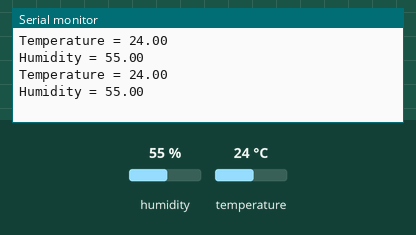
Simulated run of this sketch. Board: Arduino Uno, built with avr-gcc and run on an emulated ATmega328P. On the bench: the last lines printed to the serial monitor. Wiring (inferred from the names in the program): DHT11 sensor: data pin 11. The test bench sets the inputs (shaded band); at power-on: humidity 55 %, temperature 24 °C.

Above: at 3.8 s.
3.9 s: humidity set to 22 %
At 5.7 s:
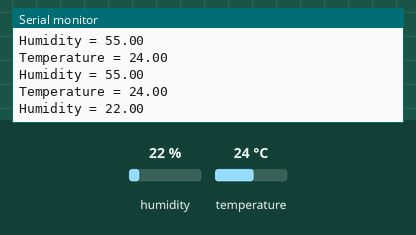
6.8 s: temperature set to 12 °C
At 8.1 s:
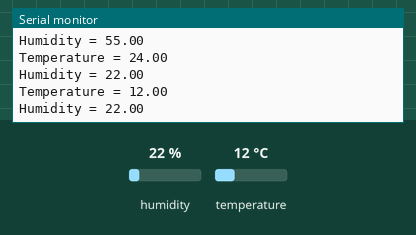
9.7 s: humidity set to 40 %
At 11.8 s:
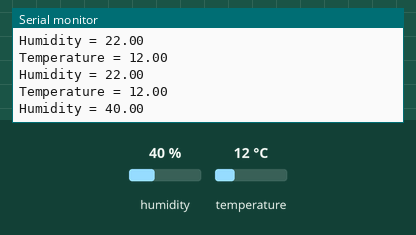
Timing chart, 0 to 13.3 s (numbered marks = the images above; inputs shaded):
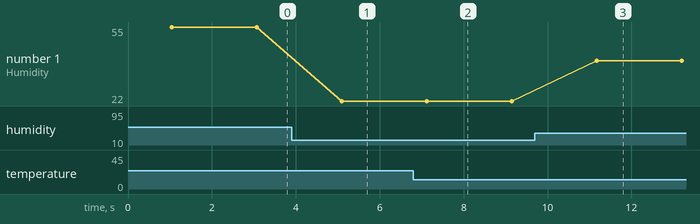

Measured:
- after the input at 3.9 s, the serial monitor: prints a new line after 1.2 s (image 1)
- after the input at 6.8 s, the serial monitor: prints a new line after 0.30 s (image 2)
- after the input at 9.7 s, the serial monitor: prints a new line after 1.5 s (image 3)
- plotted number 1: 55 → 22 after the input at 3.9 s, 22 → 40 after the input at 9.7 s

The sketch:

dht.ino
```cpp
#include <dht.h>

dht DHT;

#define DHT11_PIN 11

void setup(){
  Serial.begin(9600);
}

void loop()
{

  delay(1000);
  int chk = DHT.read11(DHT11_PIN);
  Serial.print("Temperature = ");
  Serial.println(DHT.temperature);
  Serial.print("Humidity = ");
  Serial.println(DHT.humidity);
  delay(1000);
}
```

dht.h
```cpp
//
//    FILE: dht.h
// VERSION: 0.1.00
// PURPOSE: DHT Temperature & Humidity Sensor library for Arduino
//
//     URL: http://arduino.cc/playground/Main/DHTLib
//
// HISTORY:
// see dht.cpp file
//

#ifndef dht_h
#define dht_h

#if ARDUINO >= 100
 #include "Arduino.h"
#else
 #include "WProgram.h"
#endif

#define DHT_LIB_VERSION "0.1.00"

class dht
{
public:
	int read11(uint8_t pin);
    int read22(uint8_t pin);
	double humidity;
	double temperature;

private:
	uint8_t bits[5];  // buffer to receive data
	int read(uint8_t pin);
};
#endif
//
// END OF FILE
//
```
